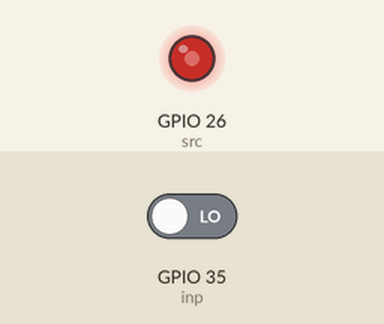
The program below on a simulated ESP32 board running MicroPython. Shown: output pins drawn as LEDs (lit = HIGH). Wiring (from the project's diagram.json): red LED on GPIO 26. The test bench sets the inputs (shaded band); at power-on: GPIO 35 (inp) LOW. What the program prints to the serial console is not drawn. At 2.0 s the program stops and its outputs stay as they are.

Above: at 0.1 s.
Timing chart, 0 to 1.6 s (numbered marks = the images above):
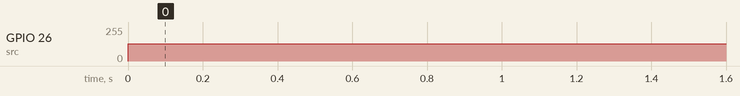

Measured:
- by itself, GPIO 26 (src): 0/255 → 128/255 at 0.00 s

The program:

main.py
```python
# ECE 2 - Sampling and aliasing
# The PWM hardware makes a square wave on GPIO 26 (the LED shows it).
# A wire carries it to GPIO 35, which the CPU samples at a fixed rate FS.
from machine import Pin, PWM
import time

F_SIGNAL = 50            # Hz, square wave from the PWM hardware
FS = 1000                # samples per second
N = 1000                 # samples to take (1 s at 1 kHz)

src = PWM(Pin(26), freq=F_SIGNAL, duty_u16=32768)    # 50 % duty
inp = Pin(35, Pin.IN)

samples = bytearray(N)
period_us = 1_000_000 // FS
t = time.ticks_us()
for i in range(N):
    while time.ticks_diff(time.ticks_us(), t) < 0:   # wait for the next sample instant
        pass
    samples[i] = inp.value()
    t = time.ticks_add(t, period_us)

rises = sum(1 for i in range(1, N) if samples[i] and not samples[i - 1])
print("Signal %d Hz, sampled at %d Hz for %.2f s" % (F_SIGNAL, FS, N / FS))
print("Rising edges seen: %d -> apparent frequency about %.0f Hz" % (rises, rises * FS / N))
print("First 80 samples:", "".join("#" if s else "_" for s in samples[:80]))
```
